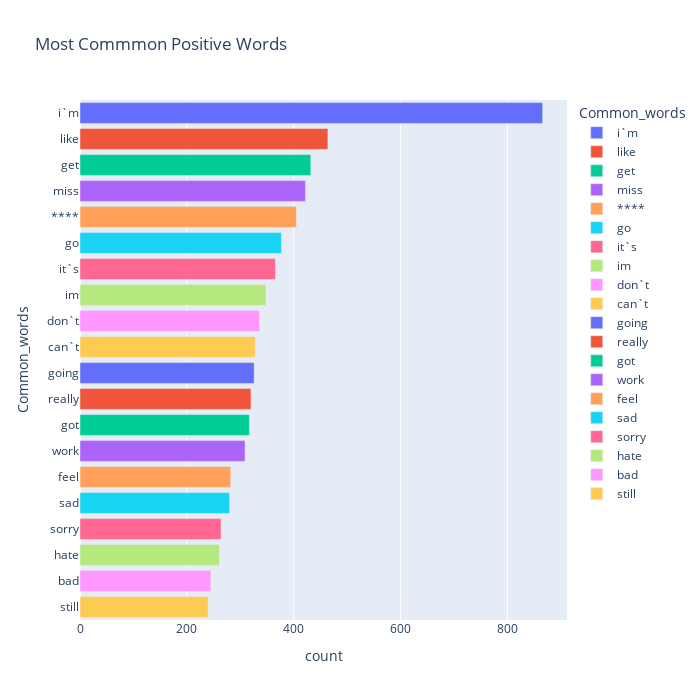

Notebook code for this chart:
### Code cell
fig = px.bar(temp_positive, x="count", y="Common_words", title='Most Commmon Positive Words', orientation='h', 
             width=700, height=700,color='Common_words')
fig.show()

### Figure 1 — Plotly figure (JSON) as saved in the notebook; plotly's stock layout.template omitted (floating-point values rounded to 4 significant figures)
{"data": [{"alignmentgroup": "True", "hovertemplate": "Common_words=%{y}<br>count=%{x}<extra></extra>", "legendgroup": "i`m", "marker": {"color": "#636efa", "pattern": {"shape": ""}}, "name": "i`m", "offsetgroup": "i`m", "orientation": "h", "showlegend": true, "textposition": "auto", "type": "bar", "x": [866], "xaxis": "x", "y": ["i`m"], "yaxis": "y"}, {"alignmentgroup": "True", "hovertemplate": "Common_words=%{y}<br>count=%{x}<extra></extra>", "legendgroup": "like", "marker": {"color": "#EF553B", "pattern": {"shape": ""}}, "name": "like", "offsetgroup": "like", "orientation": "h", "showlegend": true, "textposition": "auto", "type": "bar", "x": [464], "xaxis": "x", "y": ["like"], "yaxis": "y"}, {"alignmentgroup": "True", "hovertemplate": "Common_words=%{y}<br>count=%{x}<extra></extra>", "legendgroup": "get", "marker": {"color": "#00cc96", "pattern": {"shape": ""}}, "name": "get", "offsetgroup": "get", "orientation": "h", "showlegend": true, "textposition": "auto", "type": "bar", "x": [432], "xaxis": "x", "y": ["get"], "yaxis": "y"}, {"alignmentgroup": "True", "hovertemplate": "Common_words=%{y}<br>count=%{x}<extra></extra>", "legendgroup": "miss", "marker": {"color": "#ab63fa", "pattern": {"shape": ""}}, "name": "miss", "offsetgroup": "miss", "orientation": "h", "showlegend": true, "textposition": "auto", "type": "bar", "x": [422], "xaxis": "x", "y": ["miss"], "yaxis": "y"}, {"alignmentgroup": "True", "hovertemplate": "Common_words=%{y}<br>count=%{x}<extra></extra>", "legendgroup": "****", "marker": {"color": "#FFA15A", "pattern": {"shape": ""}}, "name": "****", "offsetgroup": "****", "orientation": "h", "showlegend": true, "textposition": "auto", "type": "bar", "x": [405], "xaxis": "x", "y": ["****"], "yaxis": "y"}, {"alignmentgroup": "True", "hovertemplate": "Common_words=%{y}<br>count=%{x}<extra></extra>", "legendgroup": "go", "marker": {"color": "#19d3f3", "pattern": {"shape": ""}}, "name": "go", "offsetgroup": "go", "orientation": "h", "showlegend": true, "textposition": "auto", "type": "bar", "x": [377], "xaxis": "x", "y": ["go"], "yaxis": "y"}, {"alignmentgroup": "True", "hovertemplate": "Common_words=%{y}<br>count=%{x}<extra></extra>", "legendgroup": "it`s", "marker": {"color": "#FF6692", "pattern": {"shape": ""}}, "name": "it`s", "offsetgroup": "it`s", "orientation": "h", "showlegend": true, "textposition": "auto", "type": "bar", "x": [366], "xaxis": "x", "y": ["it`s"], "yaxis": "y"}, {"alignmentgroup": "True", "hovertemplate": "Common_words=%{y}<br>count=%{x}<extra></extra>", "legendgroup": "im", "marker": {"color": "#B6E880", "pattern": {"shape": ""}}, "name": "im", "offsetgroup": "im", "orientation": "h", "showlegend": true, "textposition": "auto", "type": "bar", "x": [348], "xaxis": "x", "y": ["im"], "yaxis": "y"}, {"alignmentgroup": "True", "hovertemplate": "Common_words=%{y}<br>count=%{x}<extra></extra>", "legendgroup": "don`t", "marker": {"color": "#FF97FF", "pattern": {"shape": ""}}, "name": "don`t", "offsetgroup": "don`t", "orientation": "h", "showlegend": true, "textposition": "auto", "type": "bar", "x": [336], "xaxis": "x", "y": ["don`t"], "yaxis": "y"}, {"alignmentgroup": "True", "hovertemplate": "Common_words=%{y}<br>count=%{x}<extra></extra>", "legendgroup": "can`t", "marker": {"color": "#FECB52", "pattern": {"shape": ""}}, "name": "can`t", "offsetgroup": "can`t", "orientation": "h", "showlegend": true, "textposition": "auto", "type": "bar", "x": [328], "xaxis": "x", "y": ["can`t"], "yaxis": "y"}, {"alignmentgroup": "True", "hovertemplate": "Common_words=%{y}<br>count=%{x}<extra></extra>", "legendgroup": "going", "marker": {"color": "#636efa", "pattern": {"shape": ""}}, "name": "going", "offsetgroup": "going", "orientation": "h", "showlegend": true, "textposition": "auto", "type": "bar", "x": [326], "xaxis": "x", "y": ["going"], "yaxis": "y"}, {"alignmentgroup": "True", "hovertemplate": "Common_words=%{y}<br>count=%{x}<extra></extra>", "legendgroup": "really", "marker": {"color": "#EF553B", "pattern": {"shape": ""}}, "name": "really", "offsetgroup": "really", "orientation": "h", "showlegend": true, "textposition": "auto", "type": "bar", "x": [320], "xaxis": "x", "y": ["really"], "yaxis": "y"}, {"alignmentgroup": "True", "hovertemplate": "Common_words=%{y}<br>count=%{x}<extra></extra>", "legendgroup": "got", "marker": {"color": "#00cc96", "pattern": {"shape": ""}}, "name": "got", "offsetgroup": "got", "orientation": "h", "showlegend": true, "textposition": "auto", "type": "bar", "x": [317], "xaxis": "x", "y": ["got"], "yaxis": "y"}, {"alignmentgroup": "True", "hovertemplate": "Common_words=%{y}<br>count=%{x}<extra></extra>", "legendgroup": "work", "marker": {"color": "#ab63fa", "pattern": {"shape": ""}}, "name": "work", "offsetgroup": "work", "orientation": "h", "showlegend": true, "textposition": "auto", "type": "bar", "x": [309], "xaxis": "x", "y": ["work"], "yaxis": "y"}, {"alignmentgroup": "True", "hovertemplate": "Common_words=%{y}<br>count=%{x}<extra></extra>", "legendgroup": "feel", "marker": {"color": "#FFA15A", "pattern": {"shape": ""}}, "name": "feel", "offsetgroup": "feel", "orientation": "h", "showlegend": true, "textposition": "auto", "type": "bar", "x": [282], "xaxis": "x", "y": ["feel"], "yaxis": "y"}, {"alignmentgroup": "True", "hovertemplate": "Common_words=%{y}<br>count=%{x}<extra></extra>", "legendgroup": "sad", "marker": {"color": "#19d3f3", "pattern": {"shape": ""}}, "name": "sad", "offsetgroup": "sad", "orientation": "h", "showlegend": true, "textposition": "auto", "type": "bar", "x": [280], "xaxis": "x", "y": ["sad"], "yaxis": "y"}, {"alignmentgroup": "True", "hovertemplate": "Common_words=%{y}<br>count=%{x}<extra></extra>", "legendgroup": "sorry", "marker": {"color": "#FF6692", "pattern": {"shape": ""}}, "name": "sorry", "offsetgroup": "sorry", "orientation": "h", "showlegend": true, "textposition": "auto", "type": "bar", "x": [264], "xaxis": "x", "y": ["sorry"], "yaxis": "y"}, {"alignmentgroup": "True", "hovertemplate": "Common_words=%{y}<br>count=%{x}<extra></extra>", "legendgroup": "hate", "marker": {"color": "#B6E880", "pattern": {"shape": ""}}, "name": "hate", "offsetgroup": "hate", "orientation": "h", "showlegend": true, "textposition": "auto", "type": "bar", "x": [261], "xaxis": "x", "y": ["hate"], "yaxis": "y"}, {"alignmentgroup": "True", "hovertemplate": "Common_words=%{y}<br>count=%{x}<extra></extra>", "legendgroup": "bad", "marker": {"color": "#FF97FF", "pattern": {"shape": ""}}, "name": "bad", "offsetgroup": "bad", "orientation": "h", "showlegend": true, "textposition": "auto", "type": "bar", "x": [245], "xaxis": "x", "y": ["bad"], "yaxis": "y"}, {"alignmentgroup": "True", "hovertemplate": "Common_words=%{y}<br>count=%{x}<extra></extra>", "legendgroup": "still", "marker": {"color": "#FECB52", "pattern": {"shape": ""}}, "name": "still", "offsetgroup": "still", "orientation": "h", "showlegend": true, "textposition": "auto", "type": "bar", "x": [240], "xaxis": "x", "y": ["still"], "yaxis": "y"}], "layout": {"barmode": "relative", "height": 700, "legend": {"title": {"text": "Common_words"}, "tracegroupgap": 0}, "title": {"text": "Most Commmon Positive Words"}, "width": 700, "xaxis": {"anchor": "y", "domain": [0, 1], "title": {"text": "count"}}, "yaxis": {"anchor": "x", "categoryarray": ["still", "bad", "hate", "sorry", "sad", "feel", "work", "got", "really", "going", "can`t", "don`t", "im", "it`s", "go", "****", "miss", "get", "like", "i`m"], "categoryorder": "array", "domain": [0, 1], "title": {"text": "Common_words"}}}}
